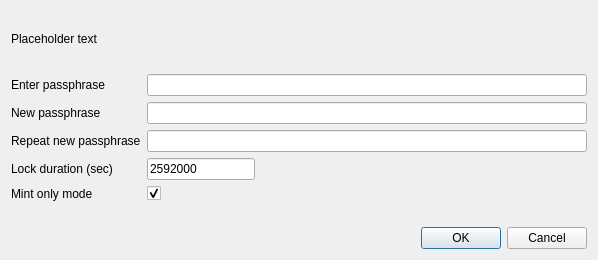
<?xml version="1.0" encoding="UTF-8"?>
<ui version="4.0">
 <class>AskPassphraseDialog</class>
 <widget class="QDialog" name="AskPassphraseDialog">
  <property name="geometry">
   <rect>
    <x>0</x>
    <y>0</y>
    <width>598</width>
    <height>260</height>
   </rect>
  </property>
  <property name="sizePolicy">
   <sizepolicy hsizetype="Preferred" vsizetype="Minimum">
    <horstretch>0</horstretch>
    <verstretch>0</verstretch>
   </sizepolicy>
  </property>
  <property name="minimumSize">
   <size>
    <width>550</width>
    <height>0</height>
   </size>
  </property>
  <property name="windowTitle">
   <string>Passphrase Dialog</string>
  </property>
  <layout class="QVBoxLayout" name="verticalLayout">
   <property name="sizeConstraint">
    <enum>QLayout::SetMinimumSize</enum>
   </property>
   <item>
    <widget class="QLabel" name="warningLabel">
     <property name="text">
      <string notr="true">Placeholder text</string>
     </property>
     <property name="textFormat">
      <enum>Qt::RichText</enum>
     </property>
     <property name="wordWrap">
      <bool>true</bool>
     </property>
    </widget>
   </item>
   <item>
    <layout class="QFormLayout" name="formLayout">
     <property name="sizeConstraint">
      <enum>QLayout::SetMinimumSize</enum>
     </property>
     <property name="fieldGrowthPolicy">
      <enum>QFormLayout::AllNonFixedFieldsGrow</enum>
     </property>
     <item row="0" column="0">
      <widget class="QLabel" name="passLabel1">
       <property name="text">
        <string>Enter passphrase</string>
       </property>
      </widget>
     </item>
     <item row="0" column="1">
      <widget class="QLineEdit" name="passEdit1">
       <property name="echoMode">
        <enum>QLineEdit::Password</enum>
       </property>
      </widget>
     </item>
     <item row="1" column="0">
      <widget class="QLabel" name="passLabel2">
       <property name="text">
        <string>New passphrase</string>
       </property>
      </widget>
     </item>
     <item row="1" column="1">
      <widget class="QLineEdit" name="passEdit2">
       <property name="echoMode">
        <enum>QLineEdit::Password</enum>
       </property>
      </widget>
     </item>
     <item row="2" column="0">
      <widget class="QLabel" name="passLabel3">
       <property name="text">
        <string>Repeat new passphrase</string>
       </property>
      </widget>
     </item>
     <item row="2" column="1">
      <widget class="QLineEdit" name="passEdit3">
       <property name="echoMode">
        <enum>QLineEdit::Password</enum>
       </property>
      </widget>
     </item>
     <item row="3" column="0">
      <widget class="QLabel" name="passLabelDuration">
       <property name="text">
        <string>Lock duration (sec)</string>
       </property>
      </widget>
     </item>
     <item row="3" column="1">
      <widget class="QLineEdit" name="passEditDuration">
       <property name="sizePolicy">
        <sizepolicy hsizetype="Maximum" vsizetype="Fixed">
         <horstretch>0</horstretch>
         <verstretch>0</verstretch>
        </sizepolicy>
       </property>
       <property name="text">
        <string>2592000</string>
       </property>
      </widget>
     </item>
     <item row="4" column="0">
      <widget class="QLabel" name="passLabelMintOnly">
       <property name="text">
        <string>Mint only mode</string>
       </property>
      </widget>
     </item>
     <item row="4" column="1">
      <widget class="QCheckBox" name="passCheckBoxMintOnly">
       <property name="text">
        <string/>
       </property>
       <property name="checked">
        <bool>true</bool>
       </property>
      </widget>
     </item>
     <item row="5" column="0">
      <widget class="QLabel" name="capsLabel">
       <property name="font">
        <font>
         <weight>75</weight>
         <bold>true</bold>
        </font>
       </property>
       <property name="text">
        <string/>
       </property>
       <property name="alignment">
        <set>Qt::AlignCenter</set>
       </property>
      </widget>
     </item>
    </layout>
   </item>
   <item>
    <widget class="QDialogButtonBox" name="buttonBox">
     <property name="orientation">
      <enum>Qt::Horizontal</enum>
     </property>
     <property name="standardButtons">
      <set>QDialogButtonBox::Cancel|QDialogButtonBox::Ok</set>
     </property>
    </widget>
   </item>
  </layout>
 </widget>
 <resources/>
 <connections>
  <connection>
   <sender>buttonBox</sender>
   <signal>accepted()</signal>
   <receiver>AskPassphraseDialog</receiver>
   <slot>accept()</slot>
   <hints>
    <hint type="sourcelabel">
     <x>248</x>
     <y>254</y>
    </hint>
    <hint type="destinationlabel">
     <x>157</x>
     <y>274</y>
    </hint>
   </hints>
  </connection>
  <connection>
   <sender>buttonBox</sender>
   <signal>rejected()</signal>
   <receiver>AskPassphraseDialog</receiver>
   <slot>reject()</slot>
   <hints>
    <hint type="sourcelabel">
     <x>316</x>
     <y>260</y>
    </hint>
    <hint type="destinationlabel">
     <x>286</x>
     <y>274</y>
    </hint>
   </hints>
  </connection>
 </connections>
</ui>
